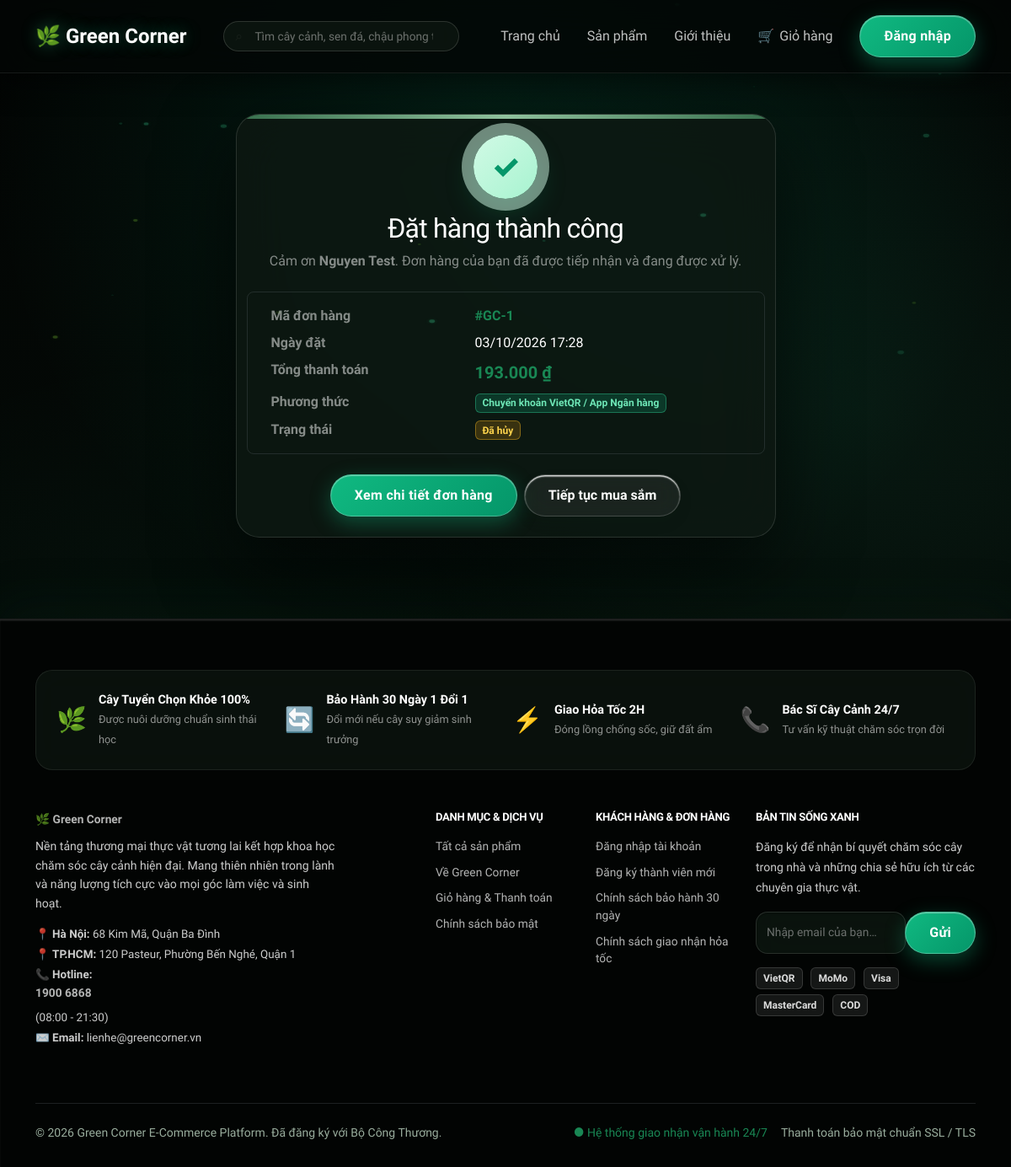
Screenshot of /checkout/success/1 (signed in) with the database file from the repository.
### models.py (models this page shows, shortened)
class Order(db.Model):
    __tablename__ = 'orders'
    order_id = db.Column(db.Integer, primary_key=True, autoincrement=True)
    user_id = db.Column(db.Integer, db.ForeignKey('users.user_id'), nullable=True)
    receiver_name = db.Column(db.String(100), nullable=False)
    phone = db.Column(db.String(20), nullable=False)
    address = db.Column(db.String(255), nullable=False)
    shipping_speed = db.Column(db.String(50), default='Tiêu chuẩn')
    shipping_fee = db.Column(db.Numeric(18, 2), default=0)
    payment_method = db.Column(db.String(50), default='COD')
    order_notes = db.Column(db.String(500), nullable=True)
    total_amount = db.Column(db.Numeric(18, 2), nullable=False)
    status = db.Column(db.String(30), nullable=False, default='Chờ xác nhận')
    created_at = db.Column(db.DateTime, default=datetime.utcnow)
    user = db.relationship('User', back_populates='orders')
    order_details = db.relationship('OrderDetail', back_populates='order', cascade='all, delete-orphan', lazy='joined')
    @property
    def formatted_total(self):
        val = self.total_amount if self.total_amount is not None else 0
        return f"{int(val):,} ₫".replace(",", ".")

### routes/checkout.py (the view)
@checkout_bp.route('/checkout/success/<int:order_id>')
def success(order_id):
    order = db.get_or_404(Order, order_id)
    user_id = session.get('user_id')
    is_admin = (session.get('admin_role') == 'Admin') or (session.get('user_role') == 'Admin')
    is_guest_allowed = session.get(f'guest_order_{order.order_id}') is True
    if not is_admin and not is_guest_allowed and (not user_id or order.user_id != user_id):
        flash('Bạn không có quyền xem thông tin đơn hàng này.', 'error')
        return redirect(url_for('main.index'))
    amount_int = int(order.total_amount)
    vietqr_url = f"https://img.vietqr.io/image/MB-888868689999-compact2.png?amount={amount_int}&addInfo=GC%20{order.order_id}&accountName=GREEN%20CORNER"
    return render_template(
        'checkout/success.html',
        order=order,
        vietqr_url=vietqr_url,
        amount_int=amount_int
    )

### routes/cart.py (called while the page is built, shortened)
def get_cart_items():
    cart = session.get('cart', {})
    items = []
    subtotal = 0
    total_quantity = 0
    if not cart or not isinstance(cart, dict):
        return items, subtotal, total_quantity

### templates/checkout/success.html (shortened to what this page needs)
{% extends "base.html" %}
{% block content %}
<section class="commerce-page checkout-success-page py-5">
    <div class="container">
        <div class="row justify-content-center">
            <div class="col-lg-7">
                <div class="cart-table-wrapper checkout-success-card text-center p-4 p-md-5">
                    <div class="checkout-success-icon mb-3" aria-hidden="true">✓</div>
                    <h1 class="h2">Đặt hàng thành công</h1>
                    <p class="text-muted">
                        Cảm ơn <strong>{{ order.receiver_name }}</strong>. Đơn hàng của bạn đã được tiếp nhận và đang được xử lý.
                    </p>
                    <dl class="row text-start border border-secondary border-opacity-25 rounded-3 p-3 my-4">
                        <dt class="col-sm-5 text-muted">Mã đơn hàng</dt>
                        <dd class="col-sm-7 fw-bold text-success">#GC-{{ order.order_id }}</dd>
                        <dt class="col-sm-5 text-muted">Ngày đặt</dt>
                        <dd class="col-sm-7">{{ order.created_at | datetime }}</dd>
                        <dt class="col-sm-5 text-muted">Tổng thanh toán</dt>
                        <dd class="col-sm-7 fw-bold text-success fs-5">{{ order.formatted_total }}</dd>
                        <dt class="col-sm-5 text-muted">Phương thức</dt>
                        <dd class="col-sm-7">
                            {% if order.payment_method == 'VietQR' %}
                                <span class="badge bg-success bg-opacity-25 text-success border border-success border-opacity-50">Chuyển khoản VietQR / App Ngân hàng</span>
                            {% else %}
                                <span>Thanh toán tiền mặt khi nhận hàng (COD)</span>
                            {% endif %}
                        </dd>
                        <dt class="col-sm-5 text-muted">Trạng thái</dt>
                        <dd class="col-sm-7 mb-0">
                            <span class="badge bg-warning">{{ order.status }}</span>
                        </dd>
                    </dl>
                    <div class="d-flex flex-wrap justify-content-center gap-2">
                        <a href="{{ url_for('orders.detail', order_id=order.order_id) }}" class="btn btn-green">
                            Xem chi tiết đơn hàng
                        </a>
                        <a href="{{ url_for('products.index') }}" class="btn btn-outline-green">
                            Tiếp tục mua sắm
                        </a>
                    </div>
                </div>
            </div>
        </div>
    </div>
</section>
{% endblock %}

### rows the page displays
Order: receiver_name "Nguyen Test", order_id "1", created_at "03/10/2026 17:28", formatted_total "193.000 ₫", status "Đã hủy"
